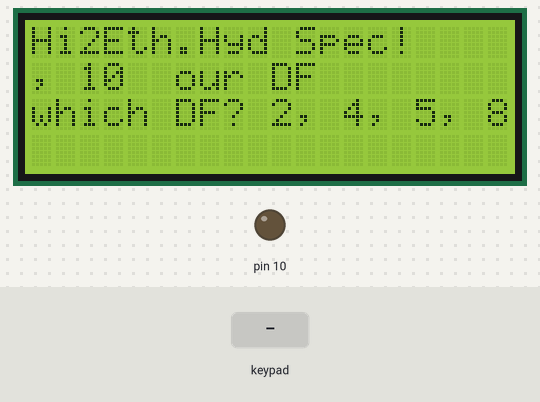
The sketch below on a simulated Arduino Uno, built with avr-gcc and run on an emulated ATmega328P. On the bench: 20×4 character LCD, output pins drawn as LEDs (lit = HIGH). The inputs (shaded band) are chosen by the test bench. What the sketch prints to the serial monitor is not drawn.

Above: at 1.2 s.
1.3 s: key '1' pressed
At 2.7 s:
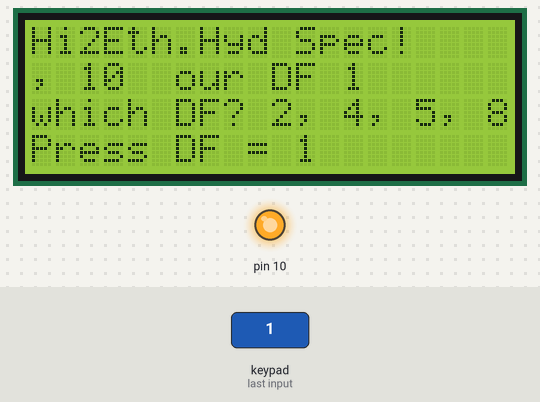
4.3 s: key 'A' pressed
At 6.3 s:
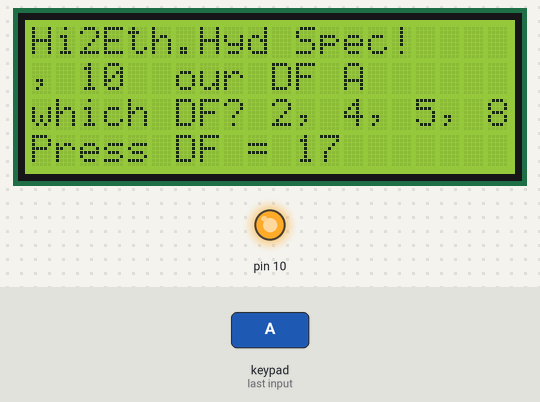
7.3 s: key 'B' pressed
At 9.8 s:
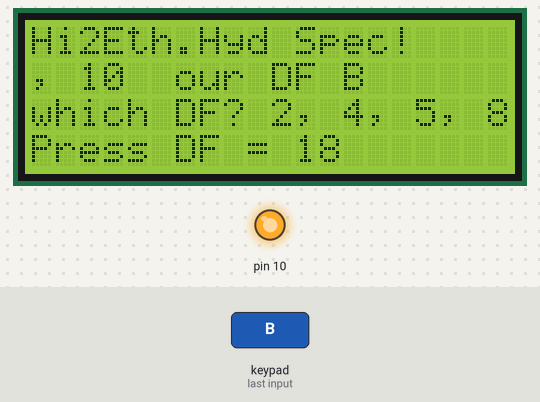
10.3 s: key 'C' pressed
At 11.7 s:
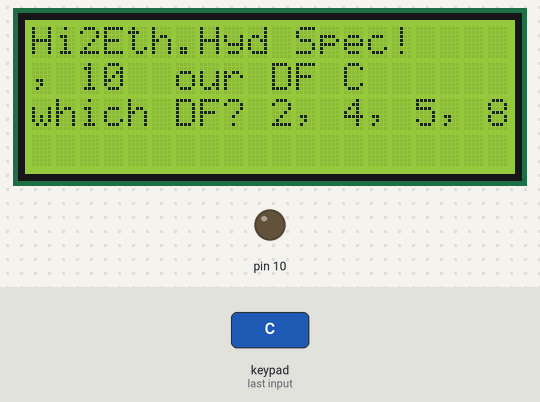
13.3 s: key '*' pressed
At 15.7 s:
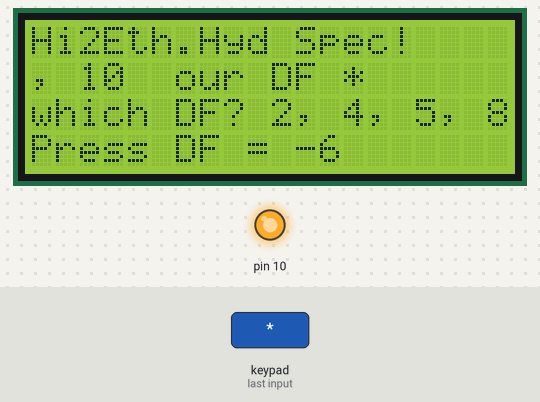
16.3 s: key '#' pressed
At 19.3 s:
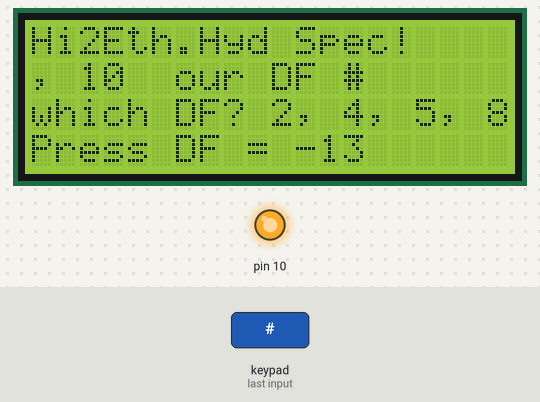
Timing chart, 0 to 20.8 s (numbered marks = the images above; inputs shaded):
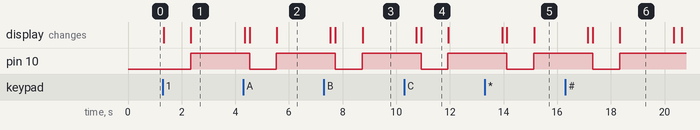

Measured:
- after the input at 1.3 s, pin 10: LOW → HIGH after 1.0 s; the display: first changes at once (image 1 shows a later state)
- after the input at 4.3 s, pin 10: HIGH → LOW after 0.23 s, → HIGH 1.0 s later; the display: first differs from a run without the input after 0.23 s (image 2 shows a later state)
- after the input at 7.3 s, pin 10: HIGH → LOW after 0.43 s, → HIGH 1.0 s later; the display: first differs from a run without the input after 0.43 s (image 3 shows a later state)
- after the input at 10.3 s, pin 10: HIGH → LOW after 0.63 s, → HIGH 1.0 s later; the display: first differs from a run without the input after 0.63 s (image 4)
- after the input at 13.3 s, pin 10: HIGH → LOW after 0.82 s, → HIGH 1.0 s later; the display: first differs from a run without the input after 0.82 s (image 5 shows a later state)
- after the input at 16.3 s, pin 10: HIGH → LOW after 1.0 s, → HIGH 1.0 s later; the display: first differs from a run without the input after 1.0 s (image 6 shows a later state)
- what the display in image 4 shows lasts 1.0 s, from 10.9 s to 11.9 s

The sketch:

DL_Keypad_Buzzer_LCD.ino
```cpp
#include <Keypad.h>
#include <Wire.h> // Library for I2C communication
#include <LiquidCrystal_I2C.h> // Library for LCD

LiquidCrystal_I2C lcd = LiquidCrystal_I2C(0x27, 20, 4); // Change to (0x27,20,4) for 20x4 LCD.
const byte ROWS = 4;
const byte COLS = 4;

char hexaKeys[ROWS][COLS] = {
  {'1', '2', '3', 'A'},
  {'4', '5', '6', 'B'},
  {'7', '8', '9', 'C'},
  {'*', '0', '#', 'D'}
};


byte rowPins[ROWS] = {9, 8, 7, 6};
byte colPins[COLS] = {5, 4, 3, 2};

Keypad customKeypad = Keypad(makeKeymap(hexaKeys), rowPins, colPins, ROWS, COLS);

void setup(){
  Serial.begin(9600);
  pinMode (10, OUTPUT);
      // Initiate the LCD:
  lcd.init();
  lcd.backlight();

}

void loop(){

  lcd.setCursor(0, 0);
  lcd.println("Hi2Eth.Hyd Spec!");
  lcd.setCursor (0,1);
  lcd.println("Type Your DF = ");
  lcd.setCursor(0, 2);
  lcd.println("which DF? 2, 4, 5, 8, 10");

    char customKey = customKeypad.getKey();
lcd.setCursor(13, 1);
  lcd.print(customKey);
  if (customKey){
    Serial.println(customKey);
digitalWrite (10, LOW);
delay (1000);
digitalWrite(10, HIGH);


  lcd.setCursor(0, 3);
  lcd.print("Press DF = ");
  lcd.print (customKey-'0');
  delay(2000);
  lcd.clear ();
  }
}
```
